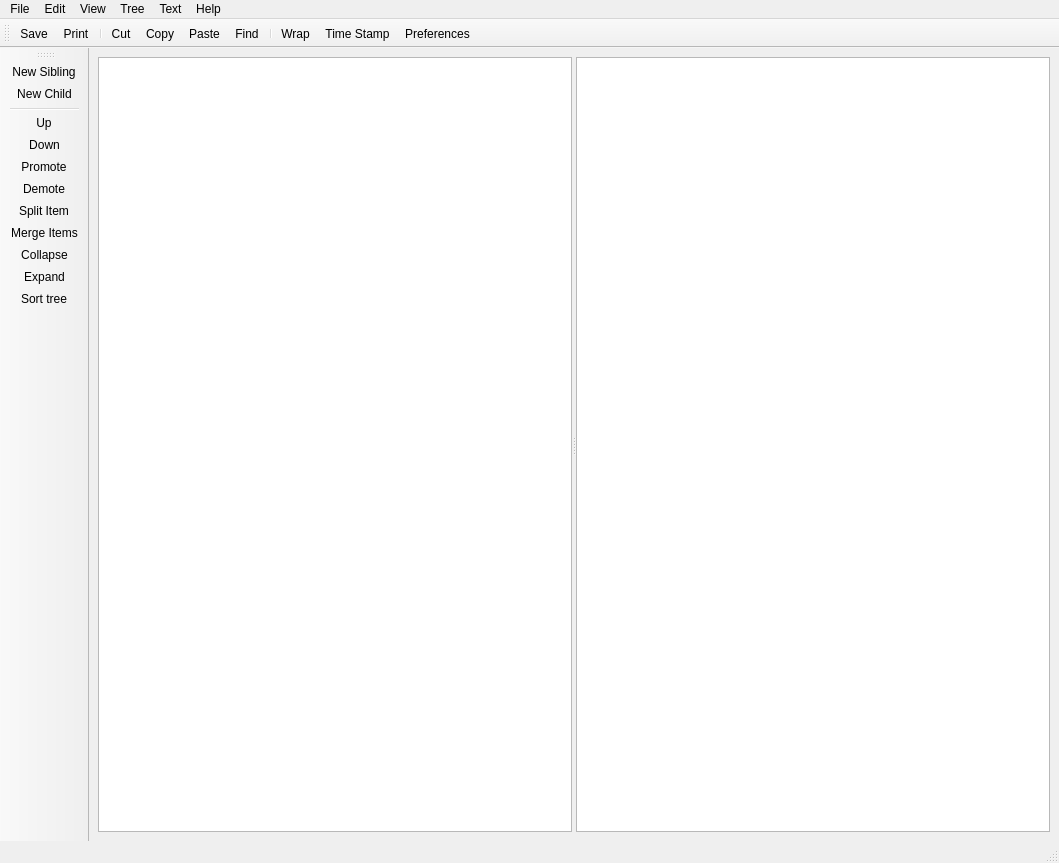
<?xml version="1.0" encoding="UTF-8"?>
<ui version="4.0">
 <class>MainWindow</class>
 <widget class="QMainWindow" name="MainWindow">
  <property name="geometry">
   <rect>
    <x>0</x>
    <y>0</y>
    <width>1059</width>
    <height>863</height>
   </rect>
  </property>
  <property name="windowTitle">
   <string>gjots-qt:</string>
  </property>
  <widget class="QWidget" name="centralwidget">
   <layout class="QGridLayout" name="gridLayout">
    <item row="0" column="0">
     <widget class="QSplitter" name="splitter">
      <property name="orientation">
       <enum>Qt::Horizontal</enum>
      </property>
      <widget class="QTreeView" name="treeView">
       <attribute name="headerVisible">
        <bool>true</bool>
       </attribute>
      </widget>
      <widget class="QTextEdit" name="textEdit"/>
     </widget>
    </item>
   </layout>
  </widget>
  <widget class="QMenuBar" name="menubar">
   <property name="geometry">
    <rect>
     <x>0</x>
     <y>0</y>
     <width>1059</width>
     <height>25</height>
    </rect>
   </property>
   <widget class="QMenu" name="menuFile">
    <property name="title">
     <string>File</string>
    </property>
    <addaction name="separator"/>
    <addaction name="separator"/>
    <addaction name="actionNew"/>
    <addaction name="actionOpen"/>
    <addaction name="actionRecent"/>
    <addaction name="separator"/>
    <addaction name="actionSave"/>
    <addaction name="actionSave_as"/>
    <addaction name="separator"/>
    <addaction name="actionImport"/>
    <addaction name="actionExport"/>
    <addaction name="separator"/>
    <addaction name="actionPrint"/>
    <addaction name="separator"/>
    <addaction name="actionRead_only"/>
    <addaction name="separator"/>
    <addaction name="actionQuit"/>
   </widget>
   <widget class="QMenu" name="menuEdit">
    <property name="title">
     <string>Edit</string>
    </property>
    <addaction name="actionUndo"/>
    <addaction name="actionRedo"/>
    <addaction name="actionCut"/>
    <addaction name="actionCopy"/>
    <addaction name="actionPaste"/>
    <addaction name="actionSelect_All"/>
    <addaction name="actionFind"/>
    <addaction name="actionFind_Next"/>
    <addaction name="separator"/>
    <addaction name="actionFind_Previous"/>
    <addaction name="actionPreferences"/>
   </widget>
   <widget class="QMenu" name="menuView">
    <property name="title">
     <string>View</string>
    </property>
    <addaction name="separator"/>
    <addaction name="actionView_All"/>
    <addaction name="actionHide_All"/>
    <addaction name="separator"/>
    <addaction name="actionTop_Toolbar"/>
    <addaction name="actionTree_Toolbar"/>
    <addaction name="actionShow_Icon_text"/>
    <addaction name="separator"/>
    <addaction name="actionStatusbar"/>
   </widget>
   <widget class="QMenu" name="menuText">
    <property name="title">
     <string>Text</string>
    </property>
    <addaction name="actionFormat"/>
    <addaction name="actionTime_stamp"/>
    <addaction name="actionExternalEdit"/>
    <addaction name="actionSort_text"/>
   </widget>
   <widget class="QMenu" name="menuHelp">
    <property name="title">
     <string>Help</string>
    </property>
    <addaction name="actionHelp"/>
    <addaction name="actionAbout"/>
   </widget>
   <widget class="QMenu" name="menuTree">
    <property name="title">
     <string>Tree</string>
    </property>
   </widget>
   <addaction name="menuFile"/>
   <addaction name="menuEdit"/>
   <addaction name="menuView"/>
   <addaction name="menuTree"/>
   <addaction name="menuText"/>
   <addaction name="menuHelp"/>
  </widget>
  <widget class="QStatusBar" name="statusbar"/>
  <widget class="QToolBar" name="toolBar">
   <property name="windowTitle">
    <string>toolBar</string>
   </property>
   <property name="iconSize">
    <size>
     <width>32</width>
     <height>32</height>
    </size>
   </property>
   <property name="toolButtonStyle">
    <enum>Qt::ToolButtonTextUnderIcon</enum>
   </property>
   <attribute name="toolBarArea">
    <enum>LeftToolBarArea</enum>
   </attribute>
   <attribute name="toolBarBreak">
    <bool>false</bool>
   </attribute>
   <addaction name="actionCreateNewItemTbr"/>
   <addaction name="actionTlbNewChild"/>
   <addaction name="separator"/>
   <addaction name="actionTlbUp"/>
   <addaction name="actionTlbDown"/>
   <addaction name="actionTlbPromote"/>
   <addaction name="actionTlbDemote"/>
   <addaction name="actionSplitItem"/>
   <addaction name="actionTlbMergeItems"/>
   <addaction name="actionTlbCollapse"/>
   <addaction name="actionTlbExpand"/>
   <addaction name="actionTlbSortTree"/>
  </widget>
  <widget class="QToolBar" name="controlToolbar">
   <property name="windowTitle">
    <string>controlToolbar</string>
   </property>
   <property name="iconSize">
    <size>
     <width>24</width>
     <height>24</height>
    </size>
   </property>
   <attribute name="toolBarArea">
    <enum>TopToolBarArea</enum>
   </attribute>
   <attribute name="toolBarBreak">
    <bool>false</bool>
   </attribute>
   <addaction name="actionTlbSave"/>
   <addaction name="actionTlbPrint"/>
   <addaction name="separator"/>
   <addaction name="actionTlbCut"/>
   <addaction name="actionTlbCopy"/>
   <addaction name="actionTlbPaste"/>
   <addaction name="actionTlbFind"/>
   <addaction name="separator"/>
   <addaction name="actionTlbWrap"/>
   <addaction name="actionTlbTime"/>
   <addaction name="actionTlbPreferences"/>
  </widget>
  <action name="actionNew">
   <property name="text">
    <string>New</string>
   </property>
   <property name="shortcut">
    <string>Ctrl+N</string>
   </property>
  </action>
  <action name="actionOpen">
   <property name="text">
    <string>Open</string>
   </property>
   <property name="shortcut">
    <string>Ctrl+O</string>
   </property>
  </action>
  <action name="actionRecent">
   <property name="text">
    <string>Recent</string>
   </property>
  </action>
  <action name="actionSave">
   <property name="text">
    <string>Save</string>
   </property>
   <property name="shortcut">
    <string>Ctrl+S</string>
   </property>
  </action>
  <action name="actionSave_as">
   <property name="text">
    <string>Save as ...</string>
   </property>
  </action>
  <action name="actionImport">
   <property name="text">
    <string>Import</string>
   </property>
  </action>
  <action name="actionExport">
   <property name="text">
    <string>Export</string>
   </property>
  </action>
  <action name="actionPrint">
   <property name="text">
    <string>Print</string>
   </property>
  </action>
  <action name="actionRead_only">
   <property name="text">
    <string>Read-only</string>
   </property>
  </action>
  <action name="actionQuit">
   <property name="icon">
    <iconset resource="gjots-qt.qrc">
     <normaloff>:/all/images/gtk-quit.svg</normaloff>:/all/images/gtk-quit.svg</iconset>
   </property>
   <property name="text">
    <string>Quit</string>
   </property>
   <property name="shortcut">
    <string>Ctrl+Q</string>
   </property>
  </action>
  <action name="actionHelp">
   <property name="text">
    <string>Read manual</string>
   </property>
  </action>
  <action name="actionAbout">
   <property name="text">
    <string>About</string>
   </property>
  </action>
  <action name="actionFormat">
   <property name="text">
    <string>Format</string>
   </property>
  </action>
  <action name="actionTime_stamp">
   <property name="text">
    <string>Time stamp</string>
   </property>
  </action>
  <action name="actionExternalEdit">
   <property name="text">
    <string>Extarnal Edit</string>
   </property>
  </action>
  <action name="actionSort_text">
   <property name="text">
    <string>Sort Text</string>
   </property>
  </action>
  <action name="actionUndo">
   <property name="text">
    <string>Undo</string>
   </property>
   <property name="shortcut">
    <string>Ctrl+Z</string>
   </property>
  </action>
  <action name="actionRedo">
   <property name="text">
    <string>Redo</string>
   </property>
   <property name="shortcut">
    <string>Ctrl+Y</string>
   </property>
  </action>
  <action name="actionCut">
   <property name="text">
    <string>Cut</string>
   </property>
   <property name="shortcut">
    <string>Ctrl+X</string>
   </property>
  </action>
  <action name="actionCopy">
   <property name="text">
    <string>Copy</string>
   </property>
   <property name="shortcut">
    <string>Ctrl+C</string>
   </property>
  </action>
  <action name="actionPaste">
   <property name="text">
    <string>Paste</string>
   </property>
   <property name="shortcut">
    <string>Ctrl+V</string>
   </property>
  </action>
  <action name="actionSelect_All">
   <property name="text">
    <string>Select All</string>
   </property>
  </action>
  <action name="actionFind">
   <property name="text">
    <string>Find</string>
   </property>
   <property name="shortcut">
    <string>Ctrl+F</string>
   </property>
  </action>
  <action name="actionFind_Next">
   <property name="text">
    <string>Find Next</string>
   </property>
   <property name="shortcut">
    <string>Ctrl+G</string>
   </property>
  </action>
  <action name="actionPreferences">
   <property name="text">
    <string>Preferences</string>
   </property>
  </action>
  <action name="actionFind_Previous">
   <property name="text">
    <string>Find Previous</string>
   </property>
   <property name="shortcut">
    <string>Ctrl+Shift+G</string>
   </property>
  </action>
  <action name="actionView_All">
   <property name="text">
    <string>View All</string>
   </property>
  </action>
  <action name="actionHide_All">
   <property name="text">
    <string>Hide All</string>
   </property>
  </action>
  <action name="actionTop_Toolbar">
   <property name="checkable">
    <bool>true</bool>
   </property>
   <property name="text">
    <string>Top Toolbar</string>
   </property>
  </action>
  <action name="actionTree_Toolbar">
   <property name="checkable">
    <bool>true</bool>
   </property>
   <property name="text">
    <string>Tree Toolbar</string>
   </property>
  </action>
  <action name="actionShow_Icon_text">
   <property name="checkable">
    <bool>true</bool>
   </property>
   <property name="text">
    <string>Show Icon text</string>
   </property>
  </action>
  <action name="actionStatusbar">
   <property name="checkable">
    <bool>true</bool>
   </property>
   <property name="text">
    <string>Statusbar</string>
   </property>
  </action>
  <action name="actionCreateNewItemTbr">
   <property name="icon">
    <iconset resource="gjots-qt.qrc">
     <normaloff>:/actiontoolbar/images/gjots2-new-page.png</normaloff>:/actiontoolbar/images/gjots2-new-page.png</iconset>
   </property>
   <property name="text">
    <string>New Sibling</string>
   </property>
   <property name="toolTip">
    <string>New sibling</string>
   </property>
  </action>
  <action name="actionTlbNewChild">
   <property name="icon">
    <iconset resource="gjots-qt.qrc">
     <normaloff>:/actiontoolbar/images/gjots2-new-child.png</normaloff>:/actiontoolbar/images/gjots2-new-child.png</iconset>
   </property>
   <property name="text">
    <string>New Child</string>
   </property>
  </action>
  <action name="actionTlbUp">
   <property name="icon">
    <iconset resource="gjots-qt.qrc">
     <normaloff>:/actiontoolbar/images/go-up.svg</normaloff>:/actiontoolbar/images/go-up.svg</iconset>
   </property>
   <property name="text">
    <string>Up</string>
   </property>
  </action>
  <action name="actionTlbDown">
   <property name="icon">
    <iconset resource="gjots-qt.qrc">
     <normaloff>:/actiontoolbar/images/go-down.svg</normaloff>:/actiontoolbar/images/go-down.svg</iconset>
   </property>
   <property name="text">
    <string>Down</string>
   </property>
  </action>
  <action name="actionTlbPromote">
   <property name="icon">
    <iconset resource="gjots-qt.qrc">
     <normaloff>:/actiontoolbar/images/go-previous.svg</normaloff>:/actiontoolbar/images/go-previous.svg</iconset>
   </property>
   <property name="text">
    <string>Promote</string>
   </property>
  </action>
  <action name="actionTlbDemote">
   <property name="icon">
    <iconset resource="gjots-qt.qrc">
     <normaloff>:/actiontoolbar/images/go-next.svg</normaloff>:/actiontoolbar/images/go-next.svg</iconset>
   </property>
   <property name="text">
    <string>Demote</string>
   </property>
  </action>
  <action name="actionSplitItem">
   <property name="icon">
    <iconset resource="gjots-qt.qrc">
     <normaloff>:/actiontoolbar/images/gjots2-split-item.png</normaloff>:/actiontoolbar/images/gjots2-split-item.png</iconset>
   </property>
   <property name="text">
    <string>Split Item</string>
   </property>
  </action>
  <action name="actionTlbMergeItems">
   <property name="icon">
    <iconset resource="gjots-qt.qrc">
     <normaloff>:/actiontoolbar/images/gjots2-merge-items.png</normaloff>:/actiontoolbar/images/gjots2-merge-items.png</iconset>
   </property>
   <property name="text">
    <string>Merge Items</string>
   </property>
  </action>
  <action name="actionTlbCollapse">
   <property name="icon">
    <iconset resource="gjots-qt.qrc">
     <normaloff>:/actiontoolbar/images/gjots2-hide-all.png</normaloff>:/actiontoolbar/images/gjots2-hide-all.png</iconset>
   </property>
   <property name="text">
    <string>Collapse</string>
   </property>
  </action>
  <action name="actionTlbExpand">
   <property name="icon">
    <iconset resource="gjots-qt.qrc">
     <normaloff>:/actiontoolbar/images/gjots2-show-all.png</normaloff>:/actiontoolbar/images/gjots2-show-all.png</iconset>
   </property>
   <property name="text">
    <string>Expand</string>
   </property>
  </action>
  <action name="actionTlbSortTree">
   <property name="icon">
    <iconset resource="gjots-qt.qrc">
     <normaloff>:/actiontoolbar/images/sort_descending.svg</normaloff>:/actiontoolbar/images/sort_descending.svg</iconset>
   </property>
   <property name="text">
    <string>Sort tree</string>
   </property>
  </action>
  <action name="actionTlbSave">
   <property name="icon">
    <iconset resource="gjots-qt.qrc">
     <normaloff>:/control/images/document-save.svg</normaloff>:/control/images/document-save.svg</iconset>
   </property>
   <property name="text">
    <string>Save</string>
   </property>
  </action>
  <action name="actionTlbPrint">
   <property name="icon">
    <iconset resource="gjots-qt.qrc">
     <normaloff>:/control/images/document-print.svg</normaloff>:/control/images/document-print.svg</iconset>
   </property>
   <property name="text">
    <string>Print</string>
   </property>
   <property name="toolTip">
    <string>Print</string>
   </property>
  </action>
  <action name="actionTlbCut">
   <property name="icon">
    <iconset resource="gjots-qt.qrc">
     <normaloff>:/control/images/edit-cut.svg</normaloff>:/control/images/edit-cut.svg</iconset>
   </property>
   <property name="text">
    <string>Cut</string>
   </property>
  </action>
  <action name="actionTlbPreferences">
   <property name="icon">
    <iconset resource="gjots-qt.qrc">
     <normaloff>:/control/images/document-properties.svg</normaloff>:/control/images/document-properties.svg</iconset>
   </property>
   <property name="text">
    <string>Preferences</string>
   </property>
   <property name="toolTip">
    <string>Preferences</string>
   </property>
  </action>
  <action name="actionTlbCopy">
   <property name="icon">
    <iconset resource="gjots-qt.qrc">
     <normaloff>:/control/images/edit-copy.svg</normaloff>:/control/images/edit-copy.svg</iconset>
   </property>
   <property name="text">
    <string>Copy</string>
   </property>
  </action>
  <action name="actionTlbPaste">
   <property name="icon">
    <iconset resource="gjots-qt.qrc">
     <normaloff>:/control/images/edit-paste.svg</normaloff>:/control/images/edit-paste.svg</iconset>
   </property>
   <property name="text">
    <string>Paste</string>
   </property>
  </action>
  <action name="actionTlbWrap">
   <property name="icon">
    <iconset resource="gjots-qt.qrc">
     <normaloff>:/control/images/view-refresh.svg</normaloff>:/control/images/view-refresh.svg</iconset>
   </property>
   <property name="text">
    <string>Wrap</string>
   </property>
  </action>
  <action name="actionTlbFind">
   <property name="icon">
    <iconset resource="gjots-qt.qrc">
     <normaloff>:/control/images/edit-find.svg</normaloff>:/control/images/edit-find.svg</iconset>
   </property>
   <property name="text">
    <string>Find</string>
   </property>
  </action>
  <action name="actionTlbTime">
   <property name="icon">
    <iconset resource="gjots-qt.qrc">
     <normaloff>:/control/images/timer.png</normaloff>:/control/images/timer.png</iconset>
   </property>
   <property name="text">
    <string>Time Stamp</string>
   </property>
  </action>
 </widget>
 <resources>
  <include location="gjots-qt.qrc"/>
 </resources>
 <connections/>
</ui>
